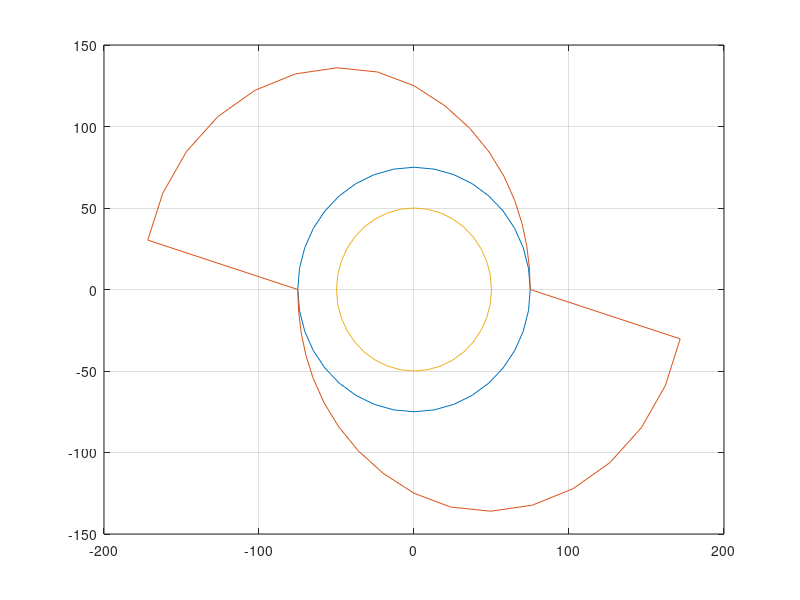

The MATLAB source for this figure:
clc
close all
clear all

rb=150/2;
rad=pi/180;
grados=180/pi;
w=200;
y=0:36;


h=100;
B=180*rad;
theta=(0:10:360)*rad;

for n=1:10
y(n)=2*h*(theta(n)/B)^2;
end

for n=11:19
y(n)=h*(1-2*((1-theta(n)/B)^2));
end

for n=19:19
y(n)=0;
end

theta=(0:10:360)*rad-pi;
for n=20:28
y(n)=2*h*(theta(n)/B)^2;
end

for n=29:37
y(n)=h*(1-2*((1-theta(n)/B)^2));
end

for n=37:37
y(n)=0;
end

plot(0:10:360,y)


xp=0:36;
yp=0:36;

for n=1:37
xp(n)=rb*cos(theta(n));
yp(n)=rb*sin(theta(n));
end

plot(xp,yp)
hold on
grid on

r=y+rb;
xp=0:36;
yp=0:36;

for n=1:37
xp(n)=r(n)*cos(theta(n));
yp(n)=r(n)*sin(theta(n));
end

plot(xp,yp)

r=100/2;
xp=0:36;
yp=0:36;

for n=1:37
xp(n)=r*cos(theta(n));
yp(n)=r*sin(theta(n));
end

plot(xp,yp)
